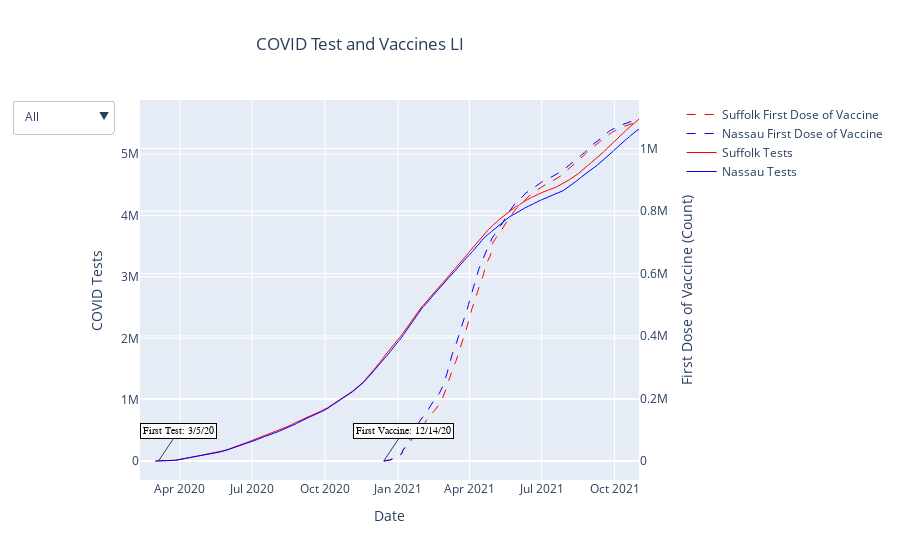

The code cell stored with this chart in its notebook:
### Code cell
fig2 = make_subplots(specs=[[{"secondary_y": True}]])
fig2.add_trace(go.Scatter(x=S['date'], y=S['First Dose'], name = 'Suffolk First Dose of Vaccine',
                         line=dict(color='red', width=1, dash='dash')), secondary_y=True)
fig2.add_trace(go.Scatter(x=N['date'], y=N['First Dose'], name = 'Nassau First Dose of Vaccine',
                         line=dict(color='blue', width=1, dash='dash')), secondary_y=True)

fig2.add_trace(go.Scatter(x=Suffolk['date'], y=Suffolk['Cumulative Number of Tests Performed'], name = 'Suffolk Tests',
                         line=dict(color='red', width=1, dash='solid')), secondary_y=False)
fig2.add_trace(go.Scatter(x=Nassau['date'], y=Nassau['Cumulative Number of Tests Performed'], name = 'Nassau Tests',
                         line=dict(color='blue', width=1, dash='solid')),secondary_y=False)
fig2.update_layout(title_text='COVID Test and Vaccines LI', title_x=0.4,
                 xaxis_title='Date')
fig2.update_yaxes(title_text="COVID Tests", secondary_y=False)
fig2.update_yaxes(title_text="First Dose of Vaccine (Count)", secondary_y=True)

fig2.add_annotation(x='2020-03-05', y=100,
                    xref="x",
        yref="y",
        text="First Test: 3/5/20",
        showarrow=True,
        font=dict(
            family="Courier New, monospace",
            size=10,
            color="black"
            ),
        align="center",
       
        ax=20,
        ay=-30,
        bordercolor="black",
        borderwidth=1,
        borderpad=2,
        bgcolor="#ffffff",
        opacity=1
        )
fig2.add_annotation(x='2020-12-14', y=20,
                    xref="x",
        yref="y",
        text="First Vaccine: 12/14/20",
        showarrow=True,
        font=dict(
            family="Courier New, monospace",
            size=10,
            color="black"
            ),
        align="center",
      
        ax=20,
        ay=-30,
        bordercolor="black",
        borderwidth=1,
        borderpad=2,
        bgcolor="#ffffff",
        opacity=1
        )

fig2.update_layout(
    
    updatemenus=[
        dict(active=0,
            buttons=list([
            dict(label="All",
                 method="update",
                 args=[{"visible":[True,True,True, True]},
                       {"title":"ALL"}]),
            dict(label="Suffolk",
                 method="update",
                 args=[{"visible":[True, False, True, False]},
                       {"title":"Suffolk"}]),
            dict(label="Nassau",
                 method="update",
                 args=[{"visible":[False,True,False, True]},
                       {"title":"Nassau"}]),
            dict(label="First Dose",
                 method="update",
                 args=[{"visible":[True, True, False,False]},
                       {"title":"First Dose"}]),
                       
            dict(label="Total Tests",
                 method="update",
                 args=[{"visible":[False,False, True, True]},
                       {"title":"Total Tests"}])
                       
        ]),
        )
    ]
)

fig2.show()

### Figure 1 — Plotly figure (JSON) as saved in the notebook; plotly's stock layout.template omitted (floating-point values rounded to 4 significant figures; data arrays with more than 128 entries replaced by an {"elided": "..."} marker saying what was removed)
{"data": [{"line": {"color": "red", "dash": "dash", "width": 1}, "name": "Suffolk First Dose of Vaccine", "type": "scatter", "x": {"elided": "320 str values"}, "xaxis": "x", "y": {"elided": "320 int values"}, "yaxis": "y2"}, {"line": {"color": "blue", "dash": "dash", "width": 1}, "name": "Nassau First Dose of Vaccine", "type": "scatter", "x": {"elided": "320 str values"}, "xaxis": "x", "y": {"elided": "320 int values"}, "yaxis": "y2"}, {"line": {"color": "red", "dash": "solid", "width": 1}, "name": "Suffolk Tests", "type": "scatter", "x": {"elided": "611 str values"}, "xaxis": "x", "y": {"elided": "611 int values"}, "yaxis": "y"}, {"line": {"color": "blue", "dash": "solid", "width": 1}, "name": "Nassau Tests", "type": "scatter", "x": {"elided": "611 str values"}, "xaxis": "x", "y": {"elided": "611 int values"}, "yaxis": "y"}], "layout": {"annotations": [{"align": "center", "ax": 20, "ay": -30, "bgcolor": "#ffffff", "bordercolor": "black", "borderpad": 2, "borderwidth": 1, "font": {"color": "black", "family": "Courier New, monospace", "size": 10}, "opacity": 1, "showarrow": true, "text": "First Test: 3/5/20", "x": "2020-03-05", "xref": "x", "y": 100, "yref": "y"}, {"align": "center", "ax": 20, "ay": -30, "bgcolor": "#ffffff", "bordercolor": "black", "borderpad": 2, "borderwidth": 1, "font": {"color": "black", "family": "Courier New, monospace", "size": 10}, "opacity": 1, "showarrow": true, "text": "First Vaccine: 12/14/20", "x": "2020-12-14", "xref": "x", "y": 20, "yref": "y"}], "title": {"text": "COVID Test and Vaccines LI", "x": 0.4}, "updatemenus": [{"active": 0, "buttons": [{"args": [{"visible": [true, true, true, true]}, {"title": "ALL"}], "label": "All", "method": "update"}, {"args": [{"visible": [true, false, true, false]}, {"title": "Suffolk"}], "label": "Suffolk", "method": "update"}, {"args": [{"visible": [false, true, false, true]}, {"title": "Nassau"}], "label": "Nassau", "method": "update"}, {"args": [{"visible": [true, true, false, false]}, {"title": "First Dose"}], "label": "First Dose", "method": "update"}, {"args": [{"visible": [false, false, true, true]}, {"title": "Total Tests"}], "label": "Total Tests", "method": "update"}]}], "xaxis": {"anchor": "y", "domain": [0, 0.94], "title": {"text": "Date"}}, "yaxis": {"anchor": "x", "domain": [0, 1], "title": {"text": "COVID Tests"}}, "yaxis2": {"anchor": "x", "overlaying": "y", "side": "right", "title": {"text": "First Dose of Vaccine (Count)"}}}}
